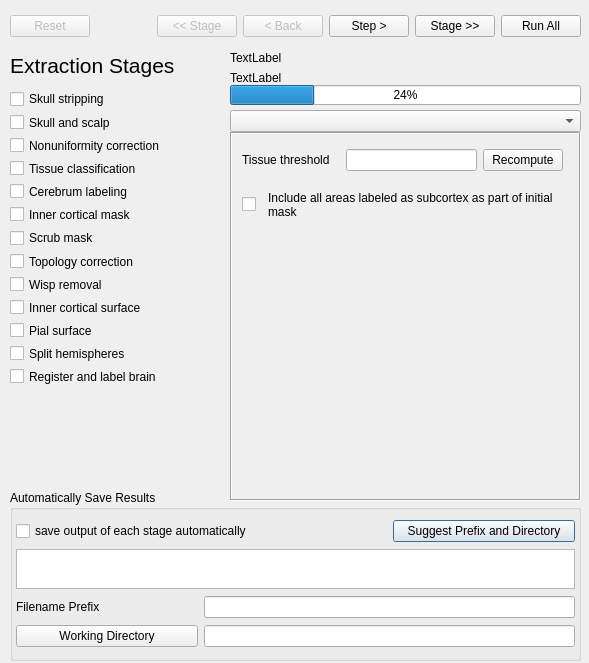
<?xml version="1.0" encoding="UTF-8"?>
<ui version="4.0">
 <class>CorticalExtractionSequenceDialog</class>
 <widget class="QDialog" name="CorticalExtractionSequenceDialog">
  <property name="geometry">
   <rect>
    <x>0</x>
    <y>0</y>
    <width>589</width>
    <height>663</height>
   </rect>
  </property>
  <property name="windowTitle">
   <string>Cortical Surface Extraction Sequence</string>
  </property>
  <widget class="QGroupBox" name="groupBox">
   <property name="geometry">
    <rect>
     <x>10</x>
     <y>490</y>
     <width>571</width>
     <height>171</height>
    </rect>
   </property>
   <property name="title">
    <string>Automatically Save Results</string>
   </property>
   <layout class="QGridLayout" name="gridLayout_9">
    <property name="leftMargin">
     <number>3</number>
    </property>
    <property name="topMargin">
     <number>3</number>
    </property>
    <property name="rightMargin">
     <number>3</number>
    </property>
    <property name="bottomMargin">
     <number>3</number>
    </property>
    <property name="verticalSpacing">
     <number>0</number>
    </property>
    <item row="0" column="0" colspan="2">
     <widget class="QCheckBox" name="autosaveOutputCheckBox">
      <property name="text">
       <string>save output of each stage automatically</string>
      </property>
     </widget>
    </item>
    <item row="0" column="2">
     <widget class="QPushButton" name="suggestOutputsPushButton">
      <property name="text">
       <string>Suggest Prefix and Directory</string>
      </property>
     </widget>
    </item>
    <item row="1" column="0" colspan="3">
     <widget class="QTextEdit" name="autosaveStatus">
      <property name="maximumSize">
       <size>
        <width>16777215</width>
        <height>40</height>
       </size>
      </property>
      <property name="readOnly">
       <bool>true</bool>
      </property>
     </widget>
    </item>
    <item row="2" column="0">
     <widget class="QLabel" name="label">
      <property name="text">
       <string>Filename Prefix</string>
      </property>
     </widget>
    </item>
    <item row="2" column="1" colspan="2">
     <widget class="QLineEdit" name="filenamePrefixLineEdit"/>
    </item>
    <item row="3" column="0">
     <widget class="QPushButton" name="workingDirectoryPushButton">
      <property name="text">
       <string>Working Directory</string>
      </property>
     </widget>
    </item>
    <item row="3" column="1" colspan="2">
     <widget class="QLineEdit" name="workingDirectoryLineEdit"/>
    </item>
   </layout>
  </widget>
  <widget class="QLabel" name="label_2">
   <property name="geometry">
    <rect>
     <x>10</x>
     <y>50</y>
     <width>191</width>
     <height>31</height>
    </rect>
   </property>
   <property name="font">
    <font>
     <pointsize>16</pointsize>
    </font>
   </property>
   <property name="text">
    <string>Extraction Stages</string>
   </property>
  </widget>
  <widget class="QWidget" name="layoutWidget1">
   <property name="geometry">
    <rect>
     <x>10</x>
     <y>90</y>
     <width>197</width>
     <height>295</height>
    </rect>
   </property>
   <layout class="QGridLayout" name="gridLayout_8">
    <item row="7" column="0">
     <widget class="QCheckBox" name="topologyCorrectionCheckBox">
      <property name="text">
       <string>Topology correction</string>
      </property>
     </widget>
    </item>
    <item row="10" column="0">
     <widget class="QCheckBox" name="pialSurfaceCheckBox">
      <property name="text">
       <string>Pial surface</string>
      </property>
     </widget>
    </item>
    <item row="12" column="0">
     <widget class="QCheckBox" name="registerLabelBrainCheckBox">
      <property name="text">
       <string>Register and label brain</string>
      </property>
     </widget>
    </item>
    <item row="5" column="0">
     <widget class="QCheckBox" name="innerCortexMaskCheckBox">
      <property name="text">
       <string>Inner cortical mask</string>
      </property>
     </widget>
    </item>
    <item row="2" column="0">
     <widget class="QCheckBox" name="biasFieldCorrectionCheckBox">
      <property name="text">
       <string>Nonuniformity correction</string>
      </property>
     </widget>
    </item>
    <item row="8" column="0">
     <widget class="QCheckBox" name="dewispCheckBox">
      <property name="text">
       <string>Wisp removal</string>
      </property>
     </widget>
    </item>
    <item row="9" column="0">
     <widget class="QCheckBox" name="innerCorticalSurfaceCheckBox">
      <property name="text">
       <string>Inner cortical surface</string>
      </property>
     </widget>
    </item>
    <item row="11" column="0">
     <widget class="QCheckBox" name="hemisplitCheckBox">
      <property name="text">
       <string>Split hemispheres</string>
      </property>
     </widget>
    </item>
    <item row="0" column="0">
     <widget class="QCheckBox" name="skullStrippingCheckBox">
      <property name="text">
       <string>Skull stripping</string>
      </property>
     </widget>
    </item>
    <item row="4" column="0">
     <widget class="QCheckBox" name="cerebrumLabelingCheckBox">
      <property name="text">
       <string>Cerebrum labeling</string>
      </property>
     </widget>
    </item>
    <item row="3" column="0">
     <widget class="QCheckBox" name="tissueClassificationCorrectionCheckBox">
      <property name="text">
       <string>Tissue classification</string>
      </property>
     </widget>
    </item>
    <item row="6" column="0">
     <widget class="QCheckBox" name="scrubMaskCheckBox">
      <property name="text">
       <string>Scrub mask</string>
      </property>
     </widget>
    </item>
    <item row="1" column="0">
     <widget class="QCheckBox" name="skullfinderCheckBox">
      <property name="text">
       <string>Skull and scalp</string>
      </property>
     </widget>
    </item>
   </layout>
  </widget>
  <widget class="QWidget" name="layoutWidget2">
   <property name="geometry">
    <rect>
     <x>230</x>
     <y>110</y>
     <width>351</width>
     <height>391</height>
    </rect>
   </property>
   <layout class="QVBoxLayout" name="verticalLayout">
    <property name="spacing">
     <number>0</number>
    </property>
    <item>
     <widget class="QComboBox" name="parameterPageComboBox">
      <property name="font">
       <font>
        <weight>75</weight>
        <bold>true</bold>
       </font>
      </property>
     </widget>
    </item>
    <item>
     <widget class="QStackedWidget" name="parametersStackedWidget">
      <property name="frameShape">
       <enum>QFrame::Box</enum>
      </property>
      <property name="frameShadow">
       <enum>QFrame::Sunken</enum>
      </property>
      <property name="currentIndex">
       <number>5</number>
      </property>
      <widget class="QWidget" name="parametersStackedWidgetPage1">
       <widget class="QWidget" name="layoutWidget3">
        <property name="geometry">
         <rect>
          <x>10</x>
          <y>10</y>
          <width>202</width>
          <height>172</height>
         </rect>
        </property>
        <layout class="QGridLayout" name="gridLayout">
         <item row="0" column="0">
          <widget class="QLabel" name="diffusionIterationsLabel">
           <property name="text">
            <string>Diffusion Iterations</string>
           </property>
          </widget>
         </item>
         <item row="0" column="1">
          <widget class="QLineEdit" name="diffusionIterationsEditBox">
           <property name="maximumSize">
            <size>
             <width>60</width>
             <height>16777215</height>
            </size>
           </property>
          </widget>
         </item>
         <item row="1" column="0">
          <widget class="QLabel" name="diffusionConstantLabel">
           <property name="text">
            <string>Diffusion Constant</string>
           </property>
          </widget>
         </item>
         <item row="1" column="1">
          <widget class="QLineEdit" name="diffusionConstantEditBox">
           <property name="maximumSize">
            <size>
             <width>60</width>
             <height>16777215</height>
            </size>
           </property>
           <property name="toolTip">
            <string/>
           </property>
          </widget>
         </item>
         <item row="2" column="0">
          <widget class="QLabel" name="edgeConstantLabel">
           <property name="text">
            <string>Edge Constant</string>
           </property>
          </widget>
         </item>
         <item row="2" column="1">
          <widget class="QLineEdit" name="edgeConstantEditBox">
           <property name="maximumSize">
            <size>
             <width>60</width>
             <height>16777215</height>
            </size>
           </property>
          </widget>
         </item>
         <item row="3" column="0">
          <widget class="QLabel" name="erosionSizeLabel">
           <property name="text">
            <string>Erosion Size</string>
           </property>
          </widget>
         </item>
         <item row="3" column="1">
          <widget class="QSpinBox" name="erosionSizeSpinbox">
           <property name="maximumSize">
            <size>
             <width>50</width>
             <height>16777215</height>
            </size>
           </property>
          </widget>
         </item>
         <item row="4" column="0">
          <widget class="QCheckBox" name="dilateFinalMaskCheckBox">
           <property name="text">
            <string>dilate final mask</string>
           </property>
          </widget>
         </item>
         <item row="5" column="0" colspan="2">
          <widget class="QCheckBox" name="trimSpinalCordCheckBox">
           <property name="text">
            <string>trim spinal cord/brain stem</string>
           </property>
          </widget>
         </item>
        </layout>
       </widget>
      </widget>
      <widget class="QWidget" name="page_2">
       <widget class="QWidget" name="layoutWidget4">
        <property name="geometry">
         <rect>
          <x>10</x>
          <y>10</y>
          <width>211</width>
          <height>81</height>
         </rect>
        </property>
        <layout class="QGridLayout" name="gridLayout_12">
         <item row="0" column="0" colspan="2">
          <widget class="QCheckBox" name="skullComputeThresholdsCheckBox">
           <property name="text">
            <string>Compute thresholds</string>
           </property>
          </widget>
         </item>
         <item row="1" column="0">
          <widget class="QLabel" name="diffusionIterationsLabel_2">
           <property name="text">
            <string>Skull threshold</string>
           </property>
          </widget>
         </item>
         <item row="1" column="1">
          <widget class="QLineEdit" name="skullThresholdEditBox">
           <property name="maximumSize">
            <size>
             <width>60</width>
             <height>16777215</height>
            </size>
           </property>
          </widget>
         </item>
         <item row="2" column="0">
          <widget class="QLabel" name="diffusionConstantLabel_2">
           <property name="text">
            <string>Scalp threshold</string>
           </property>
          </widget>
         </item>
         <item row="2" column="1">
          <widget class="QLineEdit" name="scalpThresholdEditBox">
           <property name="maximumSize">
            <size>
             <width>60</width>
             <height>16777215</height>
            </size>
           </property>
           <property name="toolTip">
            <string/>
           </property>
          </widget>
         </item>
        </layout>
       </widget>
      </widget>
      <widget class="QWidget" name="parametersStackedWidgetPage2">
       <widget class="QWidget" name="layoutWidget5">
        <property name="geometry">
         <rect>
          <x>10</x>
          <y>10</y>
          <width>331</width>
          <height>244</height>
         </rect>
        </property>
        <layout class="QGridLayout" name="gridLayout_2">
         <item row="7" column="2">
          <widget class="QPushButton" name="mediumRangeButton">
           <property name="text">
            <string>medium</string>
           </property>
          </widget>
         </item>
         <item row="1" column="0" colspan="2">
          <widget class="QLabel" name="histogramRadiusLabel">
           <property name="text">
            <string>Histogram radius</string>
           </property>
          </widget>
         </item>
         <item row="0" column="0" colspan="4">
          <widget class="QCheckBox" name="iterativeModeCheckBox">
           <property name="text">
            <string>Iterative mode</string>
           </property>
          </widget>
         </item>
         <item row="1" column="2">
          <widget class="QLineEdit" name="histogramRadiusEditBox">
           <property name="maximumSize">
            <size>
             <width>60</width>
             <height>16777215</height>
            </size>
           </property>
          </widget>
         </item>
         <item row="2" column="0" colspan="2">
          <widget class="QLabel" name="sampleSpacingLabel">
           <property name="text">
            <string>Sample spacing</string>
           </property>
          </widget>
         </item>
         <item row="2" column="2">
          <widget class="QLineEdit" name="sampleSpacingEditBox">
           <property name="maximumSize">
            <size>
             <width>60</width>
             <height>16777215</height>
            </size>
           </property>
          </widget>
         </item>
         <item row="3" column="0" colspan="2">
          <widget class="QLabel" name="controlPointSpacingLabel">
           <property name="text">
            <string>Control point spacing</string>
           </property>
          </widget>
         </item>
         <item row="3" column="2">
          <widget class="QLineEdit" name="controlPointSpacingEditBox">
           <property name="maximumSize">
            <size>
             <width>60</width>
             <height>16777215</height>
            </size>
           </property>
          </widget>
         </item>
         <item row="4" column="0" colspan="2">
          <widget class="QLabel" name="splineStiffnessLabel">
           <property name="text">
            <string>Spline stiffness</string>
           </property>
          </widget>
         </item>
         <item row="4" column="2">
          <widget class="QLineEdit" name="splineStiffnessEditBox">
           <property name="maximumSize">
            <size>
             <width>60</width>
             <height>16777215</height>
            </size>
           </property>
          </widget>
         </item>
         <item row="5" column="0" colspan="2">
          <widget class="QLabel" name="roiShapeLabel">
           <property name="text">
            <string>ROI Shape</string>
           </property>
          </widget>
         </item>
         <item row="5" column="2">
          <widget class="QRadioButton" name="cuboidRadioButton">
           <property name="text">
            <string>cuboid</string>
           </property>
          </widget>
         </item>
         <item row="5" column="3">
          <widget class="QRadioButton" name="ellipsoidRadioButton">
           <property name="text">
            <string>ellipsoid</string>
           </property>
          </widget>
         </item>
         <item row="6" column="0" colspan="2">
          <widget class="QLabel" name="biasEstimateRangeLabel">
           <property name="text">
            <string>Bias estimate range</string>
           </property>
          </widget>
         </item>
         <item row="6" column="2">
          <widget class="QLineEdit" name="biasRangeLowerEditBox">
           <property name="maximumSize">
            <size>
             <width>60</width>
             <height>16777215</height>
            </size>
           </property>
          </widget>
         </item>
         <item row="6" column="3">
          <widget class="QLineEdit" name="biasRangeUpperEditBox">
           <property name="maximumSize">
            <size>
             <width>60</width>
             <height>16777215</height>
            </size>
           </property>
          </widget>
         </item>
         <item row="7" column="0">
          <spacer name="horizontalSpacer">
           <property name="orientation">
            <enum>Qt::Horizontal</enum>
           </property>
           <property name="sizeHint" stdset="0">
            <size>
             <width>18</width>
             <height>20</height>
            </size>
           </property>
          </spacer>
         </item>
         <item row="7" column="1">
          <widget class="QPushButton" name="lowRangeButton">
           <property name="text">
            <string>low</string>
           </property>
          </widget>
         </item>
         <item row="7" column="3">
          <widget class="QPushButton" name="highRangeButton">
           <property name="text">
            <string>high</string>
           </property>
          </widget>
         </item>
        </layout>
       </widget>
      </widget>
      <widget class="QWidget" name="parametersStackedWidgetPage3">
       <widget class="QWidget" name="layoutWidget6">
        <property name="geometry">
         <rect>
          <x>10</x>
          <y>10</y>
          <width>181</width>
          <height>24</height>
         </rect>
        </property>
        <layout class="QHBoxLayout" name="horizontalLayout">
         <item>
          <widget class="QLabel" name="label_3">
           <property name="text">
            <string>Spatial Prior</string>
           </property>
          </widget>
         </item>
         <item>
          <widget class="QLineEdit" name="spatialPriorWeightingEditBox">
           <property name="maximumSize">
            <size>
             <width>80</width>
             <height>16777215</height>
            </size>
           </property>
          </widget>
         </item>
        </layout>
       </widget>
      </widget>
      <widget class="QWidget" name="parametersStackedWidgetPage4">
       <widget class="QWidget" name="layoutWidget7">
        <property name="geometry">
         <rect>
          <x>0</x>
          <y>20</y>
          <width>331</width>
          <height>192</height>
         </rect>
        </property>
        <layout class="QGridLayout" name="gridLayout_3">
         <item row="1" column="0">
          <widget class="QLabel" name="label_7">
           <property name="text">
            <string>Linear Convergence</string>
           </property>
          </widget>
         </item>
         <item row="6" column="0" colspan="2">
          <widget class="QCheckBox" name="showAlignedAtlasAsOverlayCheckBox">
           <property name="text">
            <string>Show aligned atlas as overlay</string>
           </property>
          </widget>
         </item>
         <item row="2" column="1">
          <widget class="QLineEdit" name="warpConvergenceEditBox">
           <property name="maximumSize">
            <size>
             <width>80</width>
             <height>16777215</height>
            </size>
           </property>
           <property name="toolTip">
            <string/>
           </property>
          </widget>
         </item>
         <item row="4" column="1">
          <widget class="QComboBox" name="costFunctionComboBox">
           <property name="minimumSize">
            <size>
             <width>170</width>
             <height>0</height>
            </size>
           </property>
          </widget>
         </item>
         <item row="5" column="0">
          <widget class="QCheckBox" name="verboseCheckBox">
           <property name="text">
            <string>Verbose</string>
           </property>
          </widget>
         </item>
         <item row="3" column="0">
          <widget class="QLabel" name="label_9">
           <property name="text">
            <string>Warp Level</string>
           </property>
          </widget>
         </item>
         <item row="4" column="0">
          <widget class="QLabel" name="label_10">
           <property name="text">
            <string>Cost Function</string>
           </property>
          </widget>
         </item>
         <item row="3" column="1">
          <widget class="QSpinBox" name="warpLevelSpinBox">
           <property name="maximumSize">
            <size>
             <width>80</width>
             <height>16777215</height>
            </size>
           </property>
          </widget>
         </item>
         <item row="1" column="1">
          <widget class="QLineEdit" name="linearConvergenceEditBox">
           <property name="maximumSize">
            <size>
             <width>80</width>
             <height>16777215</height>
            </size>
           </property>
          </widget>
         </item>
         <item row="2" column="0">
          <widget class="QLabel" name="label_8">
           <property name="text">
            <string>Warp Convergence</string>
           </property>
          </widget>
         </item>
         <item row="0" column="0" colspan="2">
          <widget class="QCheckBox" name="useCentroidsCheckBox">
           <property name="text">
            <string>Initialize using centroids</string>
           </property>
          </widget>
         </item>
        </layout>
       </widget>
       <widget class="QWidget" name="layoutWidget8">
        <property name="geometry">
         <rect>
          <x>0</x>
          <y>220</y>
          <width>331</width>
          <height>100</height>
         </rect>
        </property>
        <layout class="QGridLayout" name="gridLayout_19">
         <item row="0" column="0">
          <widget class="QPushButton" name="atlasPushButton">
           <property name="maximumSize">
            <size>
             <width>110</width>
             <height>16777215</height>
            </size>
           </property>
           <property name="text">
            <string>Atlas</string>
           </property>
          </widget>
         </item>
         <item row="0" column="1">
          <widget class="DSFileLabel" name="atlasFileTextLabel">
           <property name="acceptDrops">
            <bool>true</bool>
           </property>
           <property name="frameShape">
            <enum>QFrame::Panel</enum>
           </property>
           <property name="frameShadow">
            <enum>QFrame::Sunken</enum>
           </property>
           <property name="text">
            <string>TextLabel</string>
           </property>
           <property name="scaledContents">
            <bool>false</bool>
           </property>
          </widget>
         </item>
         <item row="1" column="0">
          <widget class="QPushButton" name="labelsPushButton">
           <property name="maximumSize">
            <size>
             <width>80</width>
             <height>16777215</height>
            </size>
           </property>
           <property name="text">
            <string>Labels</string>
           </property>
          </widget>
         </item>
         <item row="1" column="1">
          <widget class="DSFileLabel" name="labelFileTextLabel">
           <property name="acceptDrops">
            <bool>true</bool>
           </property>
           <property name="frameShape">
            <enum>QFrame::Panel</enum>
           </property>
           <property name="frameShadow">
            <enum>QFrame::Sunken</enum>
           </property>
           <property name="text">
            <string>TextLabel</string>
           </property>
           <property name="scaledContents">
            <bool>false</bool>
           </property>
          </widget>
         </item>
         <item row="2" column="0">
          <widget class="QPushButton" name="tempPathPushButton">
           <property name="maximumSize">
            <size>
             <width>110</width>
             <height>16777215</height>
            </size>
           </property>
           <property name="text">
            <string>Temp</string>
           </property>
          </widget>
         </item>
         <item row="2" column="1">
          <widget class="DSFileLabel" name="tempPathTextLabel">
           <property name="acceptDrops">
            <bool>true</bool>
           </property>
           <property name="frameShape">
            <enum>QFrame::Panel</enum>
           </property>
           <property name="frameShadow">
            <enum>QFrame::Sunken</enum>
           </property>
           <property name="text">
            <string>TextLabel</string>
           </property>
           <property name="scaledContents">
            <bool>false</bool>
           </property>
          </widget>
         </item>
        </layout>
       </widget>
      </widget>
      <widget class="QWidget" name="parametersStackedWidgetPage5">
       <widget class="QWidget" name="layoutWidget9">
        <property name="geometry">
         <rect>
          <x>10</x>
          <y>10</y>
          <width>321</width>
          <height>33</height>
         </rect>
        </property>
        <layout class="QGridLayout" name="gridLayout_5">
         <item row="0" column="0">
          <widget class="QLabel" name="label_16">
           <property name="text">
            <string>Tissue threshold   </string>
           </property>
          </widget>
         </item>
         <item row="0" column="1">
          <widget class="QLineEdit" name="tissueThresholdEditBox">
           <property name="toolTip">
            <string/>
           </property>
          </widget>
         </item>
         <item row="0" column="2">
          <widget class="QPushButton" name="applyCortexThresholdPushButton">
           <property name="text">
            <string>Recompute</string>
           </property>
          </widget>
         </item>
        </layout>
       </widget>
       <widget class="QWidget" name="">
        <property name="geometry">
         <rect>
          <x>10</x>
          <y>40</y>
          <width>321</width>
          <height>61</height>
         </rect>
        </property>
        <layout class="QHBoxLayout" name="horizontalLayout_2">
         <item>
          <widget class="QCheckBox" name="includeAllSubcorticalLabelsCheckBox">
           <property name="enabled">
            <bool>true</bool>
           </property>
           <property name="maximumSize">
            <size>
             <width>20</width>
             <height>16777215</height>
            </size>
           </property>
           <property name="text">
            <string/>
           </property>
          </widget>
         </item>
         <item>
          <widget class="QLabel" name="label_29">
           <property name="text">
            <string>Include all areas labeled as subcortex as part of initial mask</string>
           </property>
           <property name="wordWrap">
            <bool>true</bool>
           </property>
          </widget>
         </item>
        </layout>
       </widget>
      </widget>
      <widget class="QWidget" name="parametersStackedWidgetPage6">
       <widget class="QWidget" name="layoutWidget10">
        <property name="geometry">
         <rect>
          <x>10</x>
          <y>10</y>
          <width>231</width>
          <height>56</height>
         </rect>
        </property>
        <layout class="QGridLayout" name="gridLayout_7">
         <item row="0" column="0">
          <widget class="QLabel" name="label_18">
           <property name="text">
            <string>Foreground threshold </string>
           </property>
          </widget>
         </item>
         <item row="0" column="1">
          <widget class="QLineEdit" name="foregroundThresholdEditBox">
           <property name="toolTip">
            <string/>
           </property>
          </widget>
         </item>
         <item row="1" column="0">
          <widget class="QLabel" name="label_17">
           <property name="text">
            <string>Background threshold </string>
           </property>
          </widget>
         </item>
         <item row="1" column="1">
          <widget class="QLineEdit" name="backgroundThresholdEditBox">
           <property name="toolTip">
            <string/>
           </property>
          </widget>
         </item>
        </layout>
       </widget>
      </widget>
      <widget class="QWidget" name="parametersStackedWidgetPage7">
       <widget class="QWidget" name="layoutWidget11">
        <property name="geometry">
         <rect>
          <x>10</x>
          <y>10</y>
          <width>250</width>
          <height>88</height>
         </rect>
        </property>
        <layout class="QGridLayout" name="gridLayout_4">
         <item row="0" column="0">
          <widget class="QLabel" name="label_4">
           <property name="text">
            <string>Minimum correction size</string>
           </property>
          </widget>
         </item>
         <item row="0" column="1">
          <widget class="QLineEdit" name="minimumCorrectionEditBox">
           <property name="maximumSize">
            <size>
             <width>80</width>
             <height>16777215</height>
            </size>
           </property>
           <property name="toolTip">
            <string/>
           </property>
          </widget>
         </item>
         <item row="1" column="0">
          <widget class="QLabel" name="label_6">
           <property name="text">
            <string>Maximum correction size</string>
           </property>
          </widget>
         </item>
         <item row="1" column="1">
          <widget class="QLineEdit" name="maximumCorrectionEditBox">
           <property name="maximumSize">
            <size>
             <width>80</width>
             <height>16777215</height>
            </size>
           </property>
           <property name="toolTip">
            <string/>
           </property>
          </widget>
         </item>
         <item row="2" column="0">
          <widget class="QLabel" name="label_5">
           <property name="text">
            <string>Fill offset</string>
           </property>
          </widget>
         </item>
         <item row="2" column="1">
          <widget class="QLineEdit" name="fillOffsetEditBox">
           <property name="maximumSize">
            <size>
             <width>80</width>
             <height>16777215</height>
            </size>
           </property>
           <property name="toolTip">
            <string/>
           </property>
          </widget>
         </item>
        </layout>
       </widget>
      </widget>
      <widget class="QWidget" name="parametersStackedWidgetPage8">
       <widget class="QWidget" name="layoutWidget12">
        <property name="geometry">
         <rect>
          <x>10</x>
          <y>10</y>
          <width>221</width>
          <height>56</height>
         </rect>
        </property>
        <layout class="QGridLayout" name="gridLayout_6">
         <item row="0" column="0">
          <widget class="QLabel" name="label_14">
           <property name="text">
            <string>Threshold</string>
           </property>
          </widget>
         </item>
         <item row="1" column="0">
          <widget class="QLabel" name="label_15">
           <property name="text">
            <string>Maximum iterations</string>
           </property>
          </widget>
         </item>
         <item row="0" column="1">
          <widget class="QLineEdit" name="dewispThresholdEditBox">
           <property name="toolTip">
            <string/>
           </property>
          </widget>
         </item>
         <item row="1" column="1">
          <widget class="QLineEdit" name="dewispMaximumIterationsEditBox">
           <property name="toolTip">
            <string/>
           </property>
          </widget>
         </item>
        </layout>
       </widget>
      </widget>
      <widget class="QWidget" name="parametersStackedWidgetPage9">
       <widget class="QWidget" name="layoutWidget13">
        <property name="geometry">
         <rect>
          <x>10</x>
          <y>10</y>
          <width>221</width>
          <height>88</height>
         </rect>
        </property>
        <layout class="QGridLayout" name="gridLayout_17">
         <item row="0" column="0">
          <widget class="QLabel" name="label_12">
           <property name="text">
            <string>Smoothing iterations</string>
           </property>
          </widget>
         </item>
         <item row="0" column="1">
          <widget class="QLineEdit" name="smoothingIterationsEditBox">
           <property name="toolTip">
            <string/>
           </property>
          </widget>
         </item>
         <item row="1" column="0">
          <widget class="QLabel" name="label_11">
           <property name="text">
            <string>Smoothing constant</string>
           </property>
          </widget>
         </item>
         <item row="1" column="1">
          <widget class="QLineEdit" name="smoothingConstantEditBox">
           <property name="toolTip">
            <string/>
           </property>
          </widget>
         </item>
         <item row="2" column="0">
          <widget class="QLabel" name="label_13">
           <property name="text">
            <string>Curvature weight</string>
           </property>
          </widget>
         </item>
         <item row="2" column="1">
          <widget class="QLineEdit" name="curvatureWeightEditBox">
           <property name="toolTip">
            <string/>
           </property>
          </widget>
         </item>
        </layout>
       </widget>
      </widget>
      <widget class="QWidget" name="parametersStackedWidgetPage10">
       <widget class="QWidget" name="layoutWidget14">
        <property name="geometry">
         <rect>
          <x>10</x>
          <y>10</y>
          <width>331</width>
          <height>351</height>
         </rect>
        </property>
        <layout class="QGridLayout" name="gridLayout_10">
         <property name="spacing">
          <number>6</number>
         </property>
         <item row="0" column="0">
          <widget class="QLabel" name="label_19">
           <property name="text">
            <string>Presmooth iterations</string>
           </property>
          </widget>
         </item>
         <item row="0" column="1">
          <widget class="QLineEdit" name="pialPresmoothIterationsEditBox">
           <property name="maximumSize">
            <size>
             <width>80</width>
             <height>16777215</height>
            </size>
           </property>
           <property name="toolTip">
            <string/>
           </property>
          </widget>
         </item>
         <item row="1" column="0">
          <widget class="QLabel" name="label_20">
           <property name="text">
            <string>Iterations</string>
           </property>
          </widget>
         </item>
         <item row="1" column="1">
          <widget class="QLineEdit" name="pialIterationsEditBox">
           <property name="maximumSize">
            <size>
             <width>80</width>
             <height>16777215</height>
            </size>
           </property>
           <property name="toolTip">
            <string/>
           </property>
          </widget>
         </item>
         <item row="2" column="0">
          <widget class="QLabel" name="label_21">
           <property name="text">
            <string>Collision detection radius (mm)</string>
           </property>
          </widget>
         </item>
         <item row="2" column="1">
          <widget class="QLineEdit" name="pialCollisionDetectionRadiusEditBox">
           <property name="maximumSize">
            <size>
             <width>80</width>
             <height>16777215</height>
            </size>
           </property>
           <property name="toolTip">
            <string/>
           </property>
          </widget>
         </item>
         <item row="3" column="0">
          <widget class="QLabel" name="label_22">
           <property name="text">
            <string>Thickness limit (mm)</string>
           </property>
          </widget>
         </item>
         <item row="3" column="1">
          <widget class="QLineEdit" name="pialThicknessLimitEditBox">
           <property name="maximumSize">
            <size>
             <width>80</width>
             <height>16777215</height>
            </size>
           </property>
           <property name="toolTip">
            <string/>
           </property>
          </widget>
         </item>
         <item row="4" column="0">
          <widget class="QLabel" name="label_23">
           <property name="text">
            <string>Step size (mm)</string>
           </property>
          </widget>
         </item>
         <item row="4" column="1">
          <widget class="QLineEdit" name="pialStepSizeEditBox">
           <property name="maximumSize">
            <size>
             <width>80</width>
             <height>16777215</height>
            </size>
           </property>
           <property name="toolTip">
            <string/>
           </property>
          </widget>
         </item>
         <item row="5" column="0">
          <widget class="QLabel" name="label_24">
           <property name="text">
            <string>Tissue threshold</string>
           </property>
          </widget>
         </item>
         <item row="5" column="1">
          <widget class="QLineEdit" name="pialTissueThresholdEditBox">
           <property name="maximumSize">
            <size>
             <width>80</width>
             <height>16777215</height>
            </size>
           </property>
           <property name="toolTip">
            <string/>
           </property>
          </widget>
         </item>
         <item row="6" column="0">
          <widget class="QLabel" name="label_25">
           <property name="text">
            <string>Smoothing constant</string>
           </property>
          </widget>
         </item>
         <item row="6" column="1">
          <widget class="QLineEdit" name="pialSmoothingConstantEditBox">
           <property name="maximumSize">
            <size>
             <width>80</width>
             <height>16777215</height>
            </size>
           </property>
           <property name="toolTip">
            <string/>
           </property>
          </widget>
         </item>
         <item row="7" column="0">
          <widget class="QLabel" name="label_26">
           <property name="text">
            <string>Radial constant</string>
           </property>
          </widget>
         </item>
         <item row="7" column="1">
          <widget class="QLineEdit" name="pialRadialConstantEditBox">
           <property name="maximumSize">
            <size>
             <width>80</width>
             <height>16777215</height>
            </size>
           </property>
           <property name="toolTip">
            <string/>
           </property>
          </widget>
         </item>
         <item row="8" column="0">
          <widget class="QLabel" name="label_27">
           <property name="text">
            <string>Update surface interval</string>
           </property>
          </widget>
         </item>
         <item row="8" column="1">
          <widget class="QLineEdit" name="pialUpdateSurfaceIntervalEditBox">
           <property name="maximumSize">
            <size>
             <width>80</width>
             <height>16777215</height>
            </size>
           </property>
           <property name="toolTip">
            <string/>
           </property>
          </widget>
         </item>
         <item row="9" column="0" colspan="2">
          <widget class="QCheckBox" name="pialConstrainWithCerebrumMaskCheckBox">
           <property name="text">
            <string>constrain with cerebrum mask</string>
           </property>
          </widget>
         </item>
         <item row="10" column="0">
          <widget class="QPushButton" name="pialLoadCustomMaskButton">
           <property name="text">
            <string>Load Custom Mask</string>
           </property>
          </widget>
         </item>
        </layout>
       </widget>
      </widget>
      <widget class="QWidget" name="parametersStackedWidgetPage11">
       <widget class="QLabel" name="label_35">
        <property name="geometry">
         <rect>
          <x>10</x>
          <y>10</y>
          <width>321</width>
          <height>91</height>
         </rect>
        </property>
        <property name="text">
         <string>There are no parameters for the hemisphere splitting module.</string>
        </property>
        <property name="alignment">
         <set>Qt::AlignLeading|Qt::AlignLeft|Qt::AlignTop</set>
        </property>
        <property name="wordWrap">
         <bool>true</bool>
        </property>
       </widget>
      </widget>
      <widget class="QWidget" name="page">
       <widget class="QCheckBox" name="refineSulcalCurvesCheckBox">
        <property name="geometry">
         <rect>
          <x>10</x>
          <y>70</y>
          <width>231</width>
          <height>17</height>
         </rect>
        </property>
        <property name="text">
         <string>Refine sulcal curves</string>
        </property>
       </widget>
       <widget class="QCheckBox" name="surfaceRegistrationOnlyCheckBox">
        <property name="geometry">
         <rect>
          <x>10</x>
          <y>50</y>
          <width>231</width>
          <height>17</height>
         </rect>
        </property>
        <property name="toolTip">
         <string>Run only the surface registration programs; skip the volumetric registration.</string>
        </property>
        <property name="text">
         <string>Surface registration only</string>
        </property>
       </widget>
       <widget class="QComboBox" name="labeledAtlasComboBox">
        <property name="geometry">
         <rect>
          <x>157</x>
          <y>20</y>
          <width>182</width>
          <height>26</height>
         </rect>
        </property>
       </widget>
       <widget class="QLabel" name="label_28">
        <property name="geometry">
         <rect>
          <x>10</x>
          <y>20</y>
          <width>141</width>
          <height>26</height>
         </rect>
        </property>
        <property name="text">
         <string>Labeled Atlas</string>
        </property>
       </widget>
       <widget class="QCheckBox" name="extendLabelsCheckBox">
        <property name="geometry">
         <rect>
          <x>10</x>
          <y>90</y>
          <width>331</width>
          <height>17</height>
         </rect>
        </property>
        <property name="text">
         <string>Extend labels within cerebrum mask</string>
        </property>
       </widget>
      </widget>
      <widget class="QWidget" name="page_3"/>
     </widget>
    </item>
   </layout>
  </widget>
  <widget class="QProgressBar" name="progressBar">
   <property name="geometry">
    <rect>
     <x>230</x>
     <y>85</y>
     <width>351</width>
     <height>20</height>
    </rect>
   </property>
   <property name="value">
    <number>24</number>
   </property>
  </widget>
  <widget class="QWidget" name="layoutWidget15">
   <property name="geometry">
    <rect>
     <x>10</x>
     <y>10</y>
     <width>571</width>
     <height>32</height>
    </rect>
   </property>
   <layout class="QGridLayout" name="gridLayout_11">
    <item row="0" column="0">
     <widget class="QPushButton" name="resetPushButton">
      <property name="enabled">
       <bool>false</bool>
      </property>
      <property name="text">
       <string>Reset</string>
      </property>
     </widget>
    </item>
    <item row="0" column="4">
     <widget class="QPushButton" name="runStepPushButton">
      <property name="text">
       <string>Step &gt;</string>
      </property>
     </widget>
    </item>
    <item row="0" column="5">
     <widget class="QPushButton" name="runStagePushButton">
      <property name="text">
       <string>Stage &gt;&gt;</string>
      </property>
     </widget>
    </item>
    <item row="0" column="3">
     <widget class="QPushButton" name="stepBackPushButton">
      <property name="enabled">
       <bool>false</bool>
      </property>
      <property name="text">
       <string>&lt; Back</string>
      </property>
     </widget>
    </item>
    <item row="0" column="2">
     <widget class="QPushButton" name="previousStagePushButton">
      <property name="enabled">
       <bool>false</bool>
      </property>
      <property name="text">
       <string>&lt;&lt; Stage</string>
      </property>
     </widget>
    </item>
    <item row="0" column="6">
     <widget class="QPushButton" name="runAllPushButton">
      <property name="text">
       <string>Run All</string>
      </property>
     </widget>
    </item>
    <item row="0" column="1">
     <spacer name="horizontalSpacer_2">
      <property name="orientation">
       <enum>Qt::Horizontal</enum>
      </property>
      <property name="sizeHint" stdset="0">
       <size>
        <width>40</width>
        <height>20</height>
       </size>
      </property>
     </spacer>
    </item>
   </layout>
  </widget>
  <widget class="QLabel" name="extractionStepLabel">
   <property name="geometry">
    <rect>
     <x>230</x>
     <y>70</y>
     <width>351</width>
     <height>16</height>
    </rect>
   </property>
   <property name="text">
    <string>TextLabel</string>
   </property>
  </widget>
  <widget class="QLabel" name="extractionStageLabel">
   <property name="geometry">
    <rect>
     <x>230</x>
     <y>50</y>
     <width>351</width>
     <height>16</height>
    </rect>
   </property>
   <property name="text">
    <string>TextLabel</string>
   </property>
  </widget>
 </widget>
 <customwidgets>
  <customwidget>
   <class>DSFileLabel</class>
   <extends>QLabel</extends>
   <header>dsfilelabel.h</header>
   <slots>
    <signal>fileDropped(QString)</signal>
   </slots>
  </customwidget>
 </customwidgets>
 <resources/>
 <connections/>
</ui>
